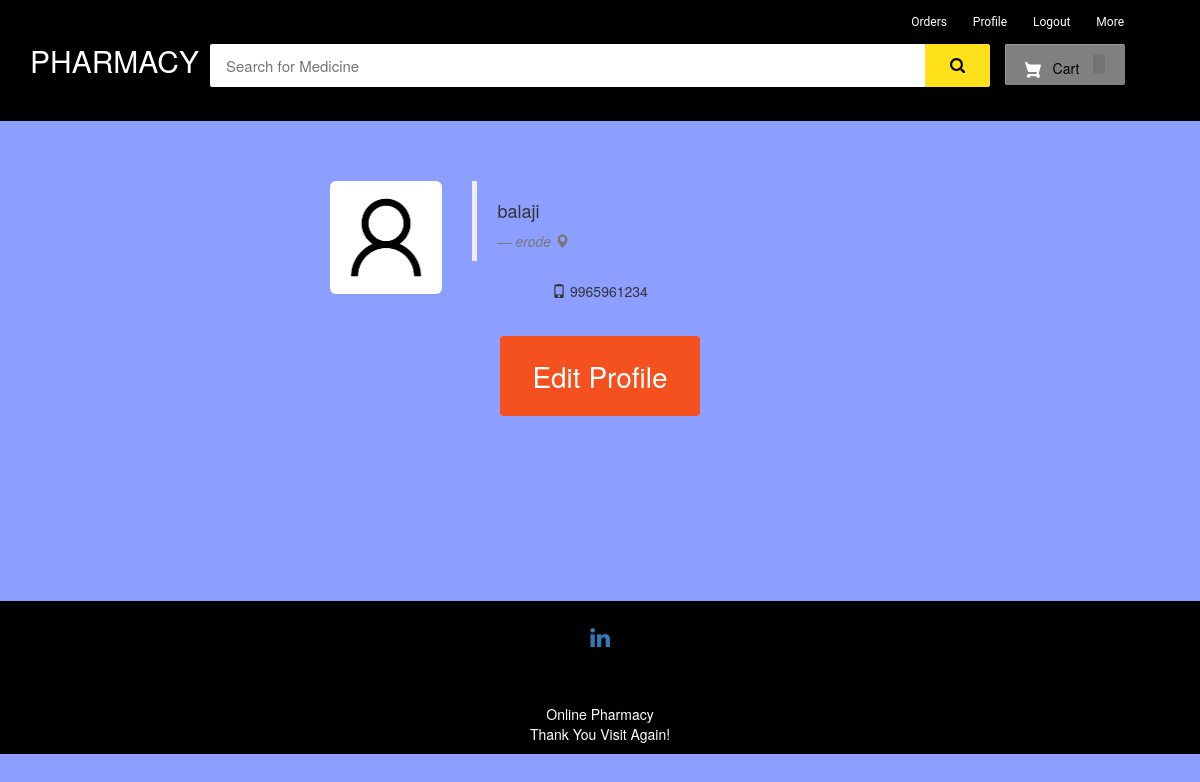
/my-profile (signed in), run on the app's committed database.
### ecom/models.py (models this page shows, shortened)
class Customer(models.Model):
    user=models.OneToOneField(User,on_delete=models.CASCADE)
    profile_pic= models.ImageField(upload_to='profile_pic/CustomerProfilePic/',null=True,blank=True)
    address = models.CharField(max_length=40)
    mobile = models.CharField(max_length=20,null=False)

### ecom/views.py (the view)
# urls.py: path('my-profile', views.my_profile_view,name='my-profile'),
@login_required(login_url='customerlogin')
@user_passes_test(is_customer)
def my_profile_view(request):
    customer=models.Customer.objects.get(user_id=request.user.id)
    return render(request,'ecom/my_profile.html',{'customer':customer})

### ecom/views.py (called while the page is built)
def is_customer(user):
    return user.groups.filter(name='CUSTOMER').exists()

### templates/ecom/my_profile.html (shortened to what this page needs)
{% extends 'ecom/customer_base.html' %}
{% load static %}
{% block content %}
<br><br><br>
<div style="padding-left:300px;" class="container">
        <div class="col-sm-2 col-md-2">
            <img src="{% static customer.profile_pic.url %}"   alt="profile pic" class="img-rounded img-responsive" />
        </div>
        <div class="col-sm-4 col-md-4">
            <blockquote>
                <p><h4>{{request.user}}</h4></p> <small><cite title="Source Title">{{customer.address}}  <i class="glyphicon glyphicon-map-marker"></i></cite></small>
            </blockquote>
            <p> <i class="glyphicon glyphicon-phone"></i> {{customer.mobile}}
            </p>
        </div>
</div>
<br>
<div style="text-align: center;">
  <a href="/edit-profile"><button class="button" >Edit Profile </button></a>
</div>
<br><br><br><br><br><br>
{% endblock content %}

### templates/ecom/customer_base.html (style rules this page uses)
body { background-color: #ebe0e0 }
p { text-align: center; }

### data on the page
Customer: profile_pic (picture), address "erode", mobile "9965961234"

### other printed values
{{ request.user }} "balaji"
